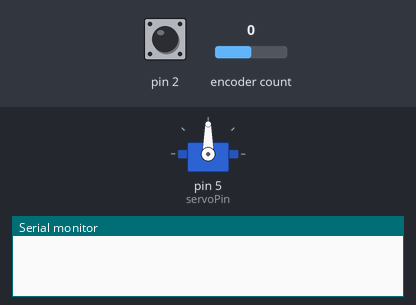
Bench run of a sketch on a simulated Arduino Uno, built with avr-gcc and run on an emulated ATmega328P. Shown: servo, the last lines printed to the serial monitor. Inputs (shaded band) come from the test bench; at power-on: encoder count 0, pin 2 HIGH.

Above: at 1.2 s.
1.3 s: encoder count set to 4
At 1.8 s:
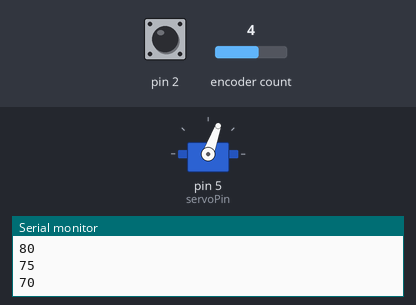
2.8 s: encoder count set to 8
At 4.0 s:
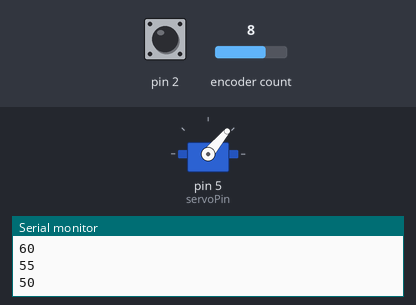
4.3 s: encoder count set to 12
At 5.3 s:
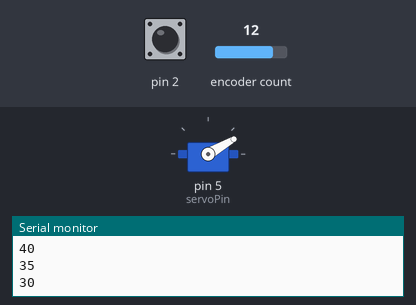
5.8 s: encoder count set to 16
At 6.4 s:
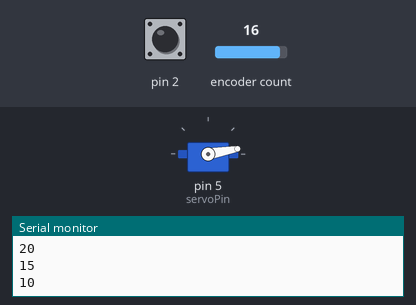
7.3 s: pin 2 pulled LOW for 0.15 s
At 8.5 s:
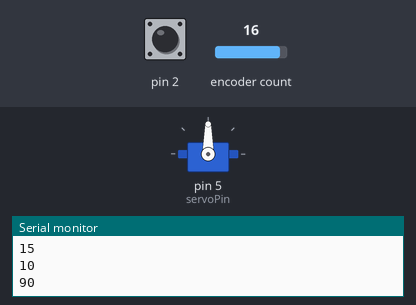
8.9 s: encoder count set to 20
At 10.0 s:
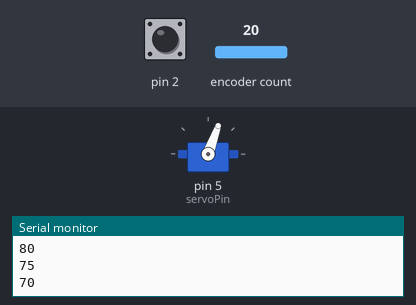
Timing chart, 0 to 11.4 s (numbered marks = the images above; inputs shaded):
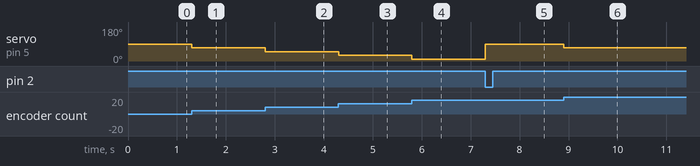

The sketch:

Encoder___Servo.ino
```cpp
#include <GyverEncoder.h>
#include "Servo.h"
Encoder enc(A0, A1, 2, TYPE2);
Servo S1;
int servoPin = 5;
unsigned long last_time;
int x = 90;

void setup() {

  Serial.begin(9600);
  S1.attach(servoPin);
}

void loop() {
  if (last_time - millis() > 5) {
    millis() == last_time;
      enc.tick();

    if (enc.isLeft()) {
      x += 5;
      Serial.println(x);
      S1.write(x);
    }

    if (enc.isRight()) {
      x -= 5;
      Serial.println(x);
      S1.write(x);
    }

    if (enc.isPress()) {
      x = 90;
      Serial.println(x);
      S1.write(x);
    }

  }
}
```

Measured:
- after the input at 1.3 s, servo on pin 5 (servoPin): 90° → 70° at once
- after the input at 2.8 s, servo on pin 5 (servoPin): 70° → 50° at once
- after the input at 4.3 s, servo on pin 5 (servoPin): 50° → 30° at once
- after the input at 5.8 s, servo on pin 5 (servoPin): 30° → 10° at once
- after the input at 7.3 s, servo on pin 5 (servoPin): 10° → 90° at once
- after the input at 8.9 s, servo on pin 5 (servoPin): 90° → 70° at once
